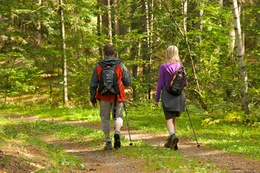
%> input picture TAV/donnees_TP8_TAV/randonneur.jpg, 260 x 173 px, shrunk from 475 x 316 before the run
$ octave exercice_0.m   (GNU Octave 9; MATLAB toolbox functions it lacks are replaced by stand-ins)
%> lines starting %> are read from the running program, lines starting %| are printed output that depends on the picture
%--------------------------------------------------------------------------
% ENSEEIHT - 2IMA - Traitement des donnees Audio-Visuelles
% TP7 - Restauration d'images
% exercice_2.m : Inpainting
%--------------------------------------------------------------------------

clear
close all
clc

% Mise en place de la figure pour affichage :
taille_ecran = get(0,'ScreenSize');
L = taille_ecran(3);
H = taille_ecran(4);
figure('Name','Debruitage avec le modele de Tikhonov','Position',[0.06*L,0.1*H,0.9*L,0.7*H])

% Lecture de l'image :
u0 = double(imread('randonneur.jpg'));
[nb_lignes,nb_colonnes,nb_canaux] = size(u0);
%> nb_lignes = 173; nb_colonnes = 260; nb_canaux = 3
u_max = max(u0(:));
%> u_max = 255

nb_pixels = nb_lignes*nb_colonnes;
%> nb_pixels = 44980

% Ajout d'un bruit gaussien :
sigmAbruit = 0.00;
u0 = u0 + sigmAbruit*u_max*randn(nb_lignes,nb_colonnes);

% Lecture du masque de l'image
masque = double(imread('randonneur_masque.jpg')) ./255;
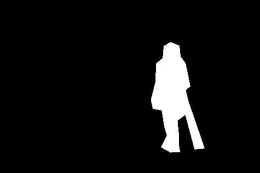
%> input picture TAV/donnees_TP8_TAV/randonneur_masque.jpg, 260 x 173 px, shrunk from 475 x 316 before the run
%> masque: size 173x260 double; min 0, max 1, mean 0.0664
W0 = ones(size(masque)) - masque;
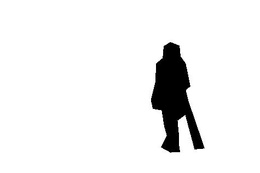
%> W0: size 173x260 double; min 0, max 1, mean 0.934
W0 = spdiags(W0(:), 0, nb_pixels, nb_pixels);


% Affichage de l'image bruitee :
subplot(1,2,1)
    imagesc(max(0,min(1,u0/u_max)),[0 1])
    colormap gray
    axis image off
    title('Image bruitee','FontSize',20)

e = ones(nb_pixels,1);
Dx = spdiags([-e e],[0 nb_lignes],nb_pixels,nb_pixels);
Dx(nb_pixels-nb_lignes+1:nb_pixels,:) = 0;
Dy = spdiags([-e e],[0 1],nb_pixels,nb_pixels);
Dy(nb_lignes:nb_lignes:nb_pixels,:) = 0;

% Second membre b du systeme :
br = u0(:,:,1);
br = W0*br(:);
bv = u0(:,:,2);
bv = W0*bv(:);
bb = u0(:,:,3);
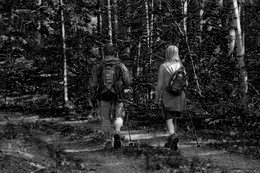
%> bb: size 173x260 double; min 0, max 255, mean 45
bb = W0*bb(:);

lambda = 1;
eps = 0.01;

Lap = -Dx'*Dx - Dy'*Dy;
A = speye(nb_pixels) - lambda*Lap;
R = ichol(A,struct('droptol',1e-3));

u = u0;
nb_iterations = 15;

for i = 1 : nb_iterations
    ur = u(:,:,1);
    uv = u(:,:,2);
    ub = u(:,:,3);

    Wr = 1./sqrt((Dx*ur(:)).^2 + (Dy*ur(:)).^2 + eps);
    Wr = spdiags(Wr, 0, nb_pixels, nb_pixels);
    Ar = W0 - lambda * ( (-Dx'*Wr*Dx - Dy'*Wr*Dy) );
    u_prec_R = ur;
    [x_R,flag] = pcg(Ar,br,1e-5,50,R',R,ur(:));
    ur = reshape(x_R,nb_lignes,nb_colonnes);

    Wv = 1./sqrt((Dx*uv(:)).^2 + (Dy*uv(:)).^2 + eps);
    Wv = spdiags(Wv, 0, nb_pixels, nb_pixels);
    Av = W0 - lambda * ( (-Dx'*Wv*Dx - Dy'*Wv*Dy) );
    u_prec_V = uv;
    [x_V,flag] = pcg(Av,bv,1e-5,50,R',R,uv(:));
    uv = reshape(x_V,nb_lignes,nb_colonnes);

    Wb = 1./sqrt((Dx*ub(:)).^2 + (Dy*ub(:)).^2 + eps);
    Wb = spdiags(Wb, 0, nb_pixels, nb_pixels);
    Ab = W0 - lambda * ( (-Dx'*Wb*Dx - Dy'*Wb*Dy) );
    u_prec_B = ub;
    [x_B,flag] = pcg(Ab,bb,1e-5,50,R',R,ub(:));
    ub = reshape(x_B,nb_lignes,nb_colonnes);

    u(:,:,1) = ur;
    u(:,:,2) = uv;
    u(:,:,3) = ub;
end
%> this loop made 15 passes
%> pass 1, `ur = reshape(x_R,nb_lignes,nb_colonnes);`:
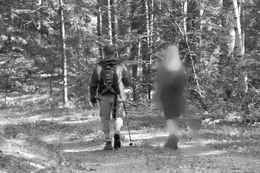
%> ur: size 173x260 double; min 2.02, max 254.3, mean 124.9
%> pass 1, `uv = reshape(x_V,nb_lignes,nb_colonnes);`:
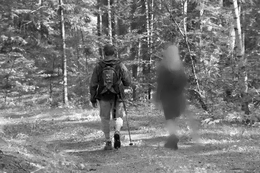
%> uv: size 173x260 double; min 1.07, max 253.9, mean 121.6
%> after the loop:
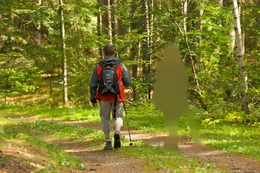
%> u: size 173x260x3 double; mean R, G, B 125.5, 122.8, 43.7


% Affichage de l'image restauree :
subplot(1,2,2)
    imagesc(max(0,min(1,u/u_max)),[0 1])
    colormap gray
    axis image off
    title('Image restauree','FontSize',20)
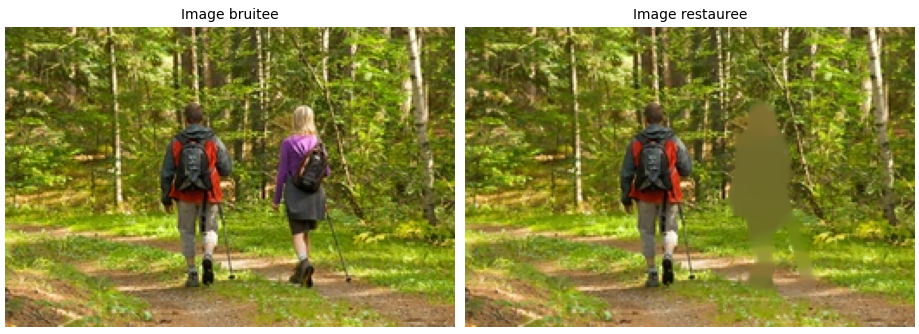
%> figure redrawn from the program's plot data, 2 panels
